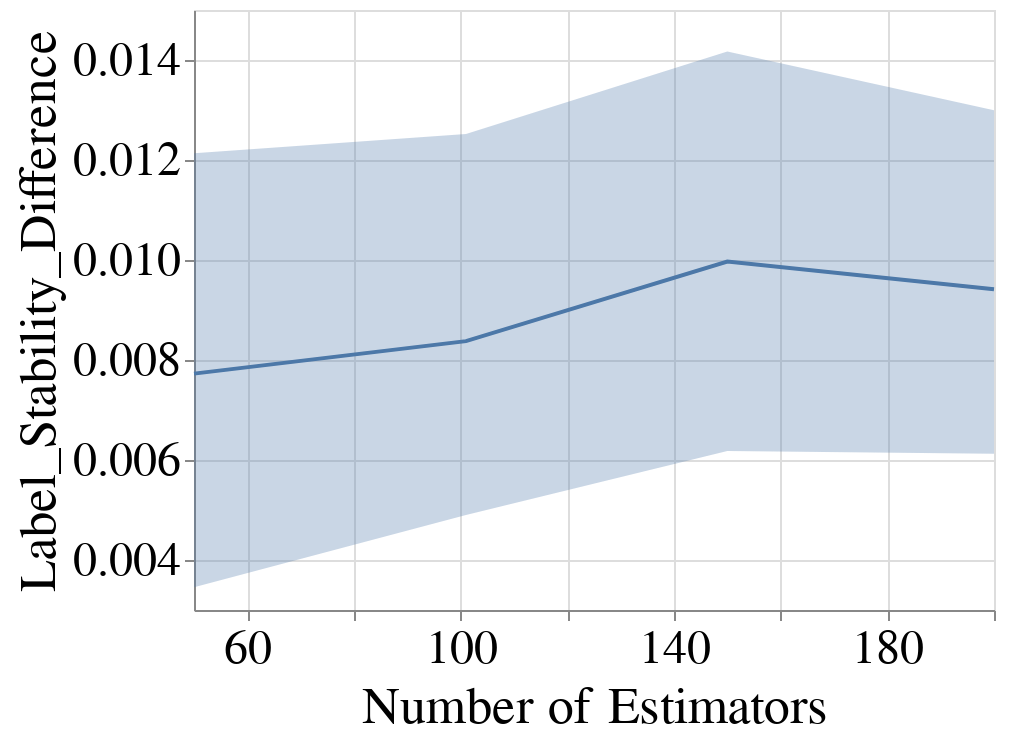

Notebook cell for this chart:
### Markdown cell above
### Disparity Metrics

### Code cell
create_plot_for_diff_bootstrap_sizes(all_group_metrics_df,
                                     dataset_name=DATASET_NAMES[0],
                                     metric_name='Label_Stability_Difference',
                                     group=SENSITIVE_ATTR_FOR_INTERVENTION,
                                     model_name=MODEL_NAMES[0],
                                     with_band=True)

### Figure 1 — Vega-Lite specification as saved in the notebook (floating-point values rounded to 4 significant figures)
{"config": {"view": {"continuousWidth": 400, "continuousHeight": 300}, "axis": {"labelFontSize": 24, "labelFontWeight": "normal", "titleFontSize": 26, "titleFontWeight": "normal"}, "legend": {"columns": 2, "direction": "horizontal", "labelFontSize": 22, "labelLimit": 400, "orient": "top", "symbolStrokeWidth": 10, "titleAnchor": "middle", "titleFontSize": 24, "titleLimit": 300}, "title": {"fontSize": 22}}, "layer": [{"mark": {"type": "errorband", "extent": "ci"}, "encoding": {"x": {"field": "Num_Estimators", "scale": {"domain": [50, 200], "nice": false, "zero": false}, "title": "Number of Estimators", "type": "quantitative"}, "y": {"field": "Metric_Value", "scale": {"zero": false}, "title": "Label_Stability_Difference", "type": "quantitative"}}}, {"mark": "line", "encoding": {"x": {"field": "Num_Estimators", "scale": {"domain": [50, 200], "nice": false, "zero": false}, "title": "Number of Estimators", "type": "quantitative"}, "y": {"aggregate": "mean", "field": "Metric_Value", "scale": {"zero": false}, "title": "Label_Stability_Difference", "type": "quantitative"}}}], "data": {"name": "data-5c41aab35239692952c4f0167acbac14"}, "$schema": "https://vega.github.io/schema/vega-lite/v4.17.0.json", "datasets": {"data-5c41aab35239692952c4f0167acbac14": [{"Metric": "Label_Stability_Difference", "Model_Name": "RandomForestClassifier", "Dataset_Name": "Folktables_CA_2018_Income", "Num_Estimators": 50, "Run_Start_Date_Time": "2024-02-24T15:47:09.491000", "Record_Create_Date_Time": "2024-02-24T15:56:18.751000", "Experiment_Iteration": "Exp_iter_1", "Group": "SEX&RAC1P", "Metric_Value": 0.00136}, {"Metric": "Label_Stability_Difference", "Model_Name": "RandomForestClassifier", "Dataset_Name": "Folktables_CA_2018_Income", "Num_Estimators": 50, "Run_Start_Date_Time": "2024-02-24T15:47:09.491000", "Record_Create_Date_Time": "2024-02-24T15:56:18.751000", "Experiment_Iteration": "Exp_iter_2", "Group": "SEX&RAC1P", "Metric_Value": 0.01518}, {"Metric": "Label_Stability_Difference", "Model_Name": "RandomForestClassifier", "Dataset_Name": "Folktables_CA_2018_Income", "Num_Estimators": 50, "Run_Start_Date_Time": "2024-02-24T15:47:09.491000", "Record_Create_Date_Time": "2024-02-24T15:56:18.751000", "Experiment_Iteration": "Exp_iter_4", "Group": "SEX&RAC1P", "Metric_Value": 0.01557}, {"Metric": "Label_Stability_Difference", "Model_Name": "RandomForestClassifier", "Dataset_Name": "Folktables_CA_2018_Income", "Num_Estimators": 50, "Run_Start_Date_Time": "2024-02-24T15:47:09.491000", "Record_Create_Date_Time": "2024-02-24T15:56:18.751000", "Experiment_Iteration": "Exp_iter_3", "Group": "SEX&RAC1P", "Metric_Value": 0.006902}, {"Metric": "Label_Stability_Difference", "Model_Name": "RandomForestClassifier", "Dataset_Name": "Folktables_CA_2018_Income", "Num_Estimators": 50, "Run_Start_Date_Time": "2024-02-24T15:47:09.491000", "Record_Create_Date_Time": "2024-02-24T15:56:18.751000", "Experiment_Iteration": "Exp_iter_5", "Group": "SEX&RAC1P", "Metric_Value": 0.002558}, {"Metric": "Label_Stability_Difference", "Model_Name": "RandomForestClassifier", "Dataset_Name": "Folktables_CA_2018_Income", "Num_Estimators": 50, "Run_Start_Date_Time": "2024-02-24T15:47:09.491000", "Record_Create_Date_Time": "2024-02-24T15:56:18.751000", "Experiment_Iteration": "Exp_iter_6", "Group": "SEX&RAC1P", "Metric_Value": 0.004795}, {"Metric": "Label_Stability_Difference", "Model_Name": "RandomForestClassifier", "Dataset_Name": "Folktables_CA_2018_Income", "Num_Estimators": 101, "Run_Start_Date_Time": "2024-02-24T16:17:02.907000", "Record_Create_Date_Time": "2024-02-24T16:37:30.256000", "Experiment_Iteration": "Exp_iter_1", "Group": "SEX&RAC1P", "Metric_Value": 0.005169}, {"Metric": "Label_Stability_Difference", "Model_Name": "RandomForestClassifier", "Dataset_Name": "Folktables_CA_2018_Income", "Num_Estimators": 101, "Run_Start_Date_Time": "2024-02-24T16:17:02.907000", "Record_Create_Date_Time": "2024-02-24T16:37:30.256000", "Experiment_Iteration": "Exp_iter_4", "Group": "SEX&RAC1P", "Metric_Value": 0.01292}, {"Metric": "Label_Stability_Difference", "Model_Name": "RandomForestClassifier", "Dataset_Name": "Folktables_CA_2018_Income", "Num_Estimators": 101, "Run_Start_Date_Time": "2024-02-24T16:17:02.907000", "Record_Create_Date_Time": "2024-02-24T16:37:30.256000", "Experiment_Iteration": "Exp_iter_5", "Group": "SEX&RAC1P", "Metric_Value": 0.003983}, {"Metric": "Label_Stability_Difference", "Model_Name": "RandomForestClassifier", "Dataset_Name": "Folktables_CA_2018_Income", "Num_Estimators": 101, "Run_Start_Date_Time": "2024-02-24T16:17:02.907000", "Record_Create_Date_Time": "2024-02-24T16:37:30.256000", "Experiment_Iteration": "Exp_iter_2", "Group": "SEX&RAC1P", "Metric_Value": 0.01694}, {"Metric": "Label_Stability_Difference", "Model_Name": "RandomForestClassifier", "Dataset_Name": "Folktables_CA_2018_Income", "Num_Estimators": 101, "Run_Start_Date_Time": "2024-02-24T16:17:02.907000", "Record_Create_Date_Time": "2024-02-24T16:37:30.256000", "Experiment_Iteration": "Exp_iter_6", "Group": "SEX&RAC1P", "Metric_Value": 0.005025}, {"Metric": "Label_Stability_Difference", "Model_Name": "RandomForestClassifier", "Dataset_Name": "Folktables_CA_2018_Income", "Num_Estimators": 101, "Run_Start_Date_Time": "2024-02-24T16:17:02.907000", "Record_Create_Date_Time": "2024-02-24T16:37:30.256000", "Experiment_Iteration": "Exp_iter_3", "Group": "SEX&RAC1P", "Metric_Value": 0.006229}, {"Metric": "Label_Stability_Difference", "Model_Name": "RandomForestClassifier", "Dataset_Name": "Folktables_CA_2018_Income", "Num_Estimators": 150, "Run_Start_Date_Time": "2024-02-24T16:21:02.579000", "Record_Create_Date_Time": "2024-02-24T16:49:46.953000", "Experiment_Iteration": "Exp_iter_1", "Group": "SEX&RAC1P", "Metric_Value": 0.00498}, {"Metric": "Label_Stability_Difference", "Model_Name": "RandomForestClassifier", "Dataset_Name": "Folktables_CA_2018_Income", "Num_Estimators": 150, "Run_Start_Date_Time": "2024-02-24T16:21:02.579000", "Record_Create_Date_Time": "2024-02-24T16:49:46.953000", "Experiment_Iteration": "Exp_iter_4", "Group": "SEX&RAC1P", "Metric_Value": 0.0156}, {"Metric": "Label_Stability_Difference", "Model_Name": "RandomForestClassifier", "Dataset_Name": "Folktables_CA_2018_Income", "Num_Estimators": 150, "Run_Start_Date_Time": "2024-02-24T16:21:02.579000", "Record_Create_Date_Time": "2024-02-24T16:49:46.953000", "Experiment_Iteration": "Exp_iter_2", "Group": "SEX&RAC1P", "Metric_Value": 0.01775}, {"Metric": "Label_Stability_Difference", "Model_Name": "RandomForestClassifier", "Dataset_Name": "Folktables_CA_2018_Income", "Num_Estimators": 150, "Run_Start_Date_Time": "2024-02-24T16:21:02.579000", "Record_Create_Date_Time": "2024-02-24T16:49:46.953000", "Experiment_Iteration": "Exp_iter_5", "Group": "SEX&RAC1P", "Metric_Value": 0.005626}, {"Metric": "Label_Stability_Difference", "Model_Name": "RandomForestClassifier", "Dataset_Name": "Folktables_CA_2018_Income", "Num_Estimators": 150, "Run_Start_Date_Time": "2024-02-24T16:21:02.579000", "Record_Create_Date_Time": "2024-02-24T16:49:46.953000", "Experiment_Iteration": "Exp_iter_3", "Group": "SEX&RAC1P", "Metric_Value": 0.00916}, {"Metric": "Label_Stability_Difference", "Model_Name": "RandomForestClassifier", "Dataset_Name": "Folktables_CA_2018_Income", "Num_Estimators": 150, "Run_Start_Date_Time": "2024-02-24T16:21:02.579000", "Record_Create_Date_Time": "2024-02-24T16:49:46.953000", "Experiment_Iteration": "Exp_iter_6", "Group": "SEX&RAC1P", "Metric_Value": 0.006698}, {"Metric": "Label_Stability_Difference", "Model_Name": "RandomForestClassifier", "Dataset_Name": "Folktables_CA_2018_Income", "Num_Estimators": 200, "Run_Start_Date_Time": "2024-02-24T16:24:50.154000", "Record_Create_Date_Time": "2024-02-24T17:02:40.552000", "Experiment_Iteration": "Exp_iter_1", "Group": "SEX&RAC1P", "Metric_Value": 0.005096}, {"Metric": "Label_Stability_Difference", "Model_Name": "RandomForestClassifier", "Dataset_Name": "Folktables_CA_2018_Income", "Num_Estimators": 200, "Run_Start_Date_Time": "2024-02-24T16:24:50.154000", "Record_Create_Date_Time": "2024-02-24T17:02:40.552000", "Experiment_Iteration": "Exp_iter_4", "Group": "SEX&RAC1P", "Metric_Value": 0.01363}, {"Metric": "Label_Stability_Difference", "Model_Name": "RandomForestClassifier", "Dataset_Name": "Folktables_CA_2018_Income", "Num_Estimators": 200, "Run_Start_Date_Time": "2024-02-24T16:24:50.154000", "Record_Create_Date_Time": "2024-02-24T17:02:40.552000", "Experiment_Iteration": "Exp_iter_2", "Group": "SEX&RAC1P", "Metric_Value": 0.01693}, {"Metric": "Label_Stability_Difference", "Model_Name": "RandomForestClassifier", "Dataset_Name": "Folktables_CA_2018_Income", "Num_Estimators": 200, "Run_Start_Date_Time": "2024-02-24T16:24:50.154000", "Record_Create_Date_Time": "2024-02-24T17:02:40.552000", "Experiment_Iteration": "Exp_iter_5", "Group": "SEX&RAC1P", "Metric_Value": 0.00579}, {"Metric": "Label_Stability_Difference", "Model_Name": "RandomForestClassifier", "Dataset_Name": "Folktables_CA_2018_Income", "Num_Estimators": 200, "Run_Start_Date_Time": "2024-02-24T16:24:50.154000", "Record_Create_Date_Time": "2024-02-24T17:02:40.552000", "Experiment_Iteration": "Exp_iter_6", "Group": "SEX&RAC1P", "Metric_Value": 0.005128}, {"Metric": "Label_Stability_Difference", "Model_Name": "RandomForestClassifier", "Dataset_Name": "Folktables_CA_2018_Income", "Num_Estimators": 200, "Run_Start_Date_Time": "2024-02-24T16:24:50.154000", "Record_Create_Date_Time": "2024-02-24T17:02:40.552000", "Experiment_Iteration": "Exp_iter_3", "Group": "SEX&RAC1P", "Metric_Value": 0.009907}]}}
